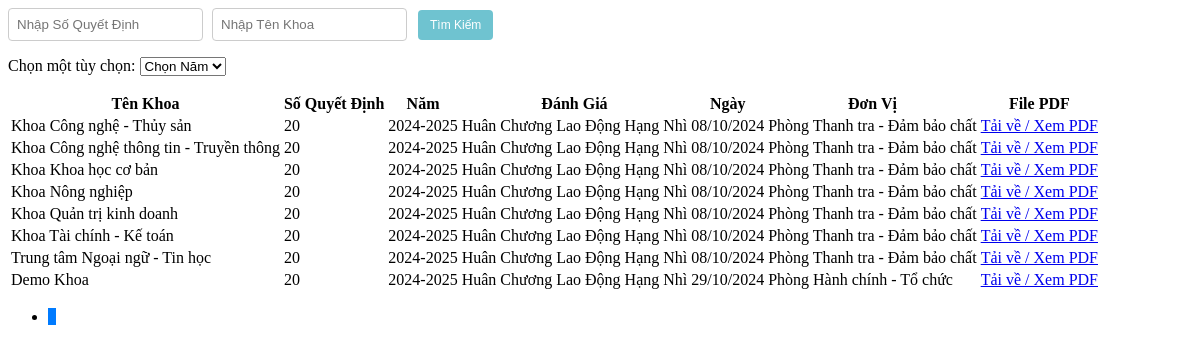
Page /Admin/danhgiaTThcldhnview.php on the committed database.
### tables this page shows
CREATE TABLE `danhgiatt` (
  `MaDGTT` int(20) NOT NULL,
  `MaKhoa` int(20) NOT NULL,
  `SoQD` varchar(100) NOT NULL,
  `Manam` int(20) NOT NULL,
  `DanhGia` varchar(50) NOT NULL DEFAULT 'Chờ Đánh Giá',
  `Ngay` date NOT NULL,
  `DonVi` varchar(50) NOT NULL,
  `FilePDF` varchar(50) DEFAULT NULL
);

CREATE TABLE `khoa` (
  `MaKhoa` int(20) NOT NULL,
  `TenKhoa` varchar(50) NOT NULL,
  `MoTa` varchar(100) NOT NULL
);

CREATE TABLE `nam` (
  `Manam` int(20) NOT NULL,
  `Nam` varchar(20) NOT NULL
);

### Admin/danhgiaTT.php (called while the page is built, shortened)
<?php
include('./Khoa.php');
include('./nam.php');
class DanhgiaTT {
    public static function layTongSoDanhGiahangnhi($conn) {
        $sql = "SELECT COUNT(*) FROM danhgiatt WHERE DanhGia IN ('Huân Chương Lao Động Hạng Nhì')";
        $result = $conn->query($sql);
        $row = $result->fetch_row();
        return $row[0];
    }
    public static function layDanhGiahangnhi($conn, $startFrom, $recordsPerPage) {
        $sql = "SELECT * FROM danhgiatt WHERE DanhGia IN ('Huân Chương Lao Động Hạng Nhì') ORDER BY Manam ASC LIMIT $startFrom, $recordsPerPage";
        $result = $conn->query($sql);
        $danhgiattList = array();
        if ($result->num_rows > 0) {
            while($row = $result->fetch_assoc()) {
                $khoa_obj = Khoa::layKhoa($conn, $row["MaKhoa"]);
                $nam_obj = Nam::laynam($conn, $row["Manam"]);
                $danhgiatt_obj = new DanhgiaTT();
                $danhgiatt_obj->MaDGTT = $row["MaDGTT"];
                $danhgiatt_obj->MaKhoa = $khoa_obj->TenKhoa;
                $danhgiatt_obj->SoQD = $row["SoQD"];
                $danhgiatt_obj->Manam = $nam_obj->Nam;
                $danhgiatt_obj->DanhGia = $row["DanhGia"];
                $danhgiatt_obj->Ngay = $row["Ngay"];
                $danhgiatt_obj->DonVi = $row["DonVi"];
                $danhgiatt_obj->FilePDF = $row["FilePDF"];
                $danhgiattList[] = $danhgiatt_obj;
            }
        }
        return $danhgiattList;
    }
}
?>

### Admin/Khoa.php (called while the page is built, shortened)
<?php
class Khoa {
    public static function layKhoa($conn, $id) {
        $sql = "SELECT * FROM Khoa WHERE MaKhoa = $id";
        $result = mysqli_query($conn, $sql);
        $Khoa = new Khoa();
        if ($row = mysqli_fetch_assoc($result)) {
            $Khoa->MaKhoa = $row['MaKhoa'];
            $Khoa->TenKhoa = $row['TenKhoa'];
            $Khoa->MoTa = $row["MoTa"];
        }
        return $Khoa;
    }
}
?>

### Admin/nam.php (called while the page is built, shortened)
<?php
    class Nam {
        public static function laynam($conn, $id) {
            $sql = "SELECT * FROM nam WHERE Manam = $id";
            $result = mysqli_query($conn, $sql);
            $nam = new Nam();
            $row = mysqli_fetch_assoc($result);
            $nam->Manam = $row['Manam'];
            $nam->Nam = $row['Nam'];
            return $nam;
        }
    }
?>

### Admin/danhgiaTThcldhnview.php (the view, shortened to what this page needs)
<?php
include('./danhgiaTT.php');
$recordsPerPage = 10;
$currentPage = isset($_GET['page']) ? (int)$_GET['page'] : 1;
$startFrom = ($currentPage - 1) * $recordsPerPage;
$totalRecords = DanhgiaTT::layTongSoDanhGiahangnhi($conn);
$totalPages = ceil($totalRecords / $recordsPerPage);
$data = DanhgiaTT::layDanhGiahangnhi($conn, $startFrom, $recordsPerPage);
$awardMap = array(
    'Huân Chương Lao Động Hạng Nhì' => 'Huân Chương Lao Động Hạng Nhì',
);
?>
<div class="search-box">
    <input type="text" id="searchSoQD" placeholder="Nhập Số Quyết Định" />
    <input type="text" id="searchTenKhoa" placeholder="Nhập Tên Khoa" />
    <button class="btn btn-custom btn-custom-primary" onclick="searchData()">Tìm Kiếm</button>
</div>
<div class="combobox">
    <label for="options">Chọn một tùy chọn:</label>
    <select name="options" id="options" onchange="fetchAndDisplayDanhGia(this.value)">
        <option value="">Chọn Năm</option>
    </select>
</div>
<table class="table table-bordered">
    <thead>
        <tr>
            <th>Tên Khoa</th>
            <th>Số Quyết Định</th>
            <th>Năm</th>
            <th>Đánh Giá</th>
            <th>Ngày</th>
            <th>Đơn Vị</th>
            <th>File PDF</th>
        </tr>
    </thead>
    <tbody id="danhgiahn-table-body">
        <?php
        foreach ($data as $item) {
            $danhGia = isset($awardMap[$item->DanhGia]) ? $awardMap[$item->DanhGia] : $item->DanhGia;
        ?>
            <tr>
                <td scope="row"><?php echo htmlspecialchars($item->MaKhoa) ; ?></td>
                <td><?php echo htmlspecialchars($item->SoQD ?? "Cần Thêm Số Quyết Đinh Cho $item->MaKhoa");?></td>
                <td><?php echo htmlspecialchars($item->Manam ?? "Cần Thêm Năm Cho $item->MaKhoa"); ?></td>
                <td><?php echo htmlspecialchars($danhGia);?></td>
                <td><?php echo date_format(date_create($item->Ngay), "d/m/Y");?></td>
                <td><?php echo htmlspecialchars($item->DonVi); ?></td>
                <td>
                    <?php if ($item->FilePDF): ?>
                        <a href="./<?php echo htmlspecialchars($item->FilePDF); ?>" target="_blank">
                            Tải về / Xem PDF
                        </a>
                    <?php else: ?>
                        Chưa có file
                    <?php endif; ?>
                </td>
            </tr>
        <?php
        }
        ?>
    </tbody>
</table>
<nav aria-label="Page navigation">
    <ul class="pagination">
        <?php for ($i = 1; $i <= $totalPages; $i++): ?>
            <li class="page-item <?php echo $i == $currentPage ? 'active' : ''; ?>">
                <a class="page-link" href="?p=danhgiaTThcldhnview&page=<?php echo $i; ?>"><?php echo $i; ?></a>
            </li>
        <?php endfor; ?>
    </ul>
</nav>

### Admin/danhgiaTThcldhnview.php (style rules this page uses)
.pagination { background-color: transparent; border: none; box-shadow: none; }
.page-item { background-color: transparent; border: none; box-shadow: none; }
.page-link { background-color: transparent; border: none; box-shadow: none; color: #007bff; }
.page-item.active .page-link { background-color: #007bff; border-color: #007bff; }
.btn-custom { background-color: #6fc3d0; border: none; color: white; padding: 9px 10px; font-size: 12px; margin: 2px; cursor: pointer; border-radius: 4px; transition: background-color 0.3s ease, transform 0.3s ease; }
.btn-custom-primary { background-color: #6fc3d0; }
.search-box { margin-bottom: 15px; }
.search-box input { padding: 8px; margin-right: 5px; border-radius: 4px; border: 1px solid #ccc; }
.search-box button { padding: 8px 12px; }

### rows in the picture
danhgiatt: MaKhoa.TenKhoa "Khoa Công nghệ - Thủy sản", SoQD "20", Manam.Nam "2024-2025", DanhGia "Huân Chương Lao Động Hạng Nhì", Ngay "08/10/2024", DonVi "Phòng Thanh tra - Đảm bảo chất"
danhgiatt: MaKhoa.TenKhoa "Khoa Công nghệ thông tin - Truyền thông", SoQD "20", Manam.Nam "2024-2025", DanhGia "Huân Chương Lao Động Hạng Nhì", Ngay "08/10/2024", DonVi "Phòng Thanh tra - Đảm bảo chất"
danhgiatt: MaKhoa.TenKhoa "Khoa Khoa học cơ bản", SoQD "20", Manam.Nam "2024-2025", DanhGia "Huân Chương Lao Động Hạng Nhì", Ngay "08/10/2024", DonVi "Phòng Thanh tra - Đảm bảo chất"
danhgiatt: MaKhoa.TenKhoa "Khoa Nông nghiệp", SoQD "20", Manam.Nam "2024-2025", DanhGia "Huân Chương Lao Động Hạng Nhì", Ngay "08/10/2024", DonVi "Phòng Thanh tra - Đảm bảo chất"
danhgiatt: MaKhoa.TenKhoa "Khoa Quản trị kinh doanh", SoQD "20", Manam.Nam "2024-2025", DanhGia "Huân Chương Lao Động Hạng Nhì", Ngay "08/10/2024", DonVi "Phòng Thanh tra - Đảm bảo chất"
danhgiatt: MaKhoa.TenKhoa "Khoa Tài chính - Kế toán", SoQD "20", Manam.Nam "2024-2025", DanhGia "Huân Chương Lao Động Hạng Nhì", Ngay "08/10/2024", DonVi "Phòng Thanh tra - Đảm bảo chất"
danhgiatt: MaKhoa.TenKhoa "Trung tâm Ngoại ngữ - Tin học", SoQD "20", Manam.Nam "2024-2025", DanhGia "Huân Chương Lao Động Hạng Nhì", Ngay "08/10/2024", DonVi "Phòng Thanh tra - Đảm bảo chất"
danhgiatt: MaKhoa.TenKhoa "Demo Khoa", SoQD "20", Manam.Nam "2024-2025", DanhGia "Huân Chương Lao Động Hạng Nhì", Ngay "29/10/2024", DonVi "Phòng Hành chính - Tổ chức"
